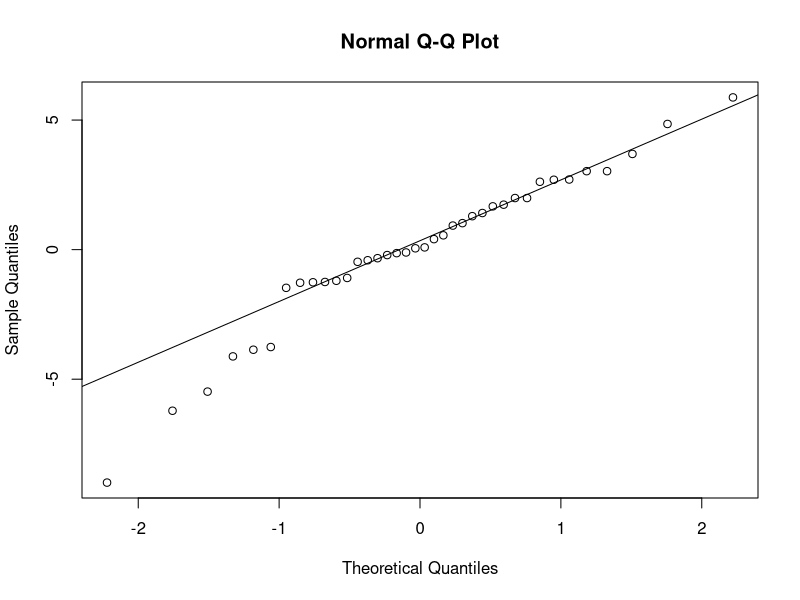
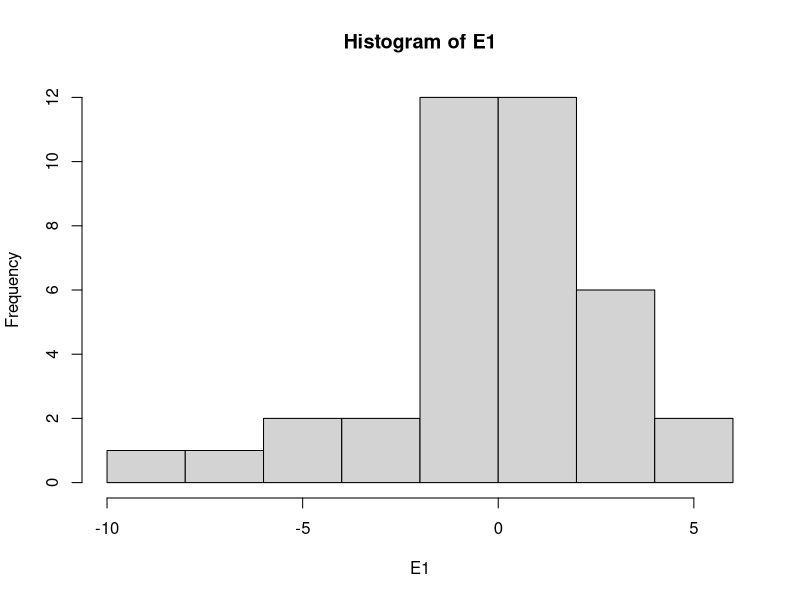
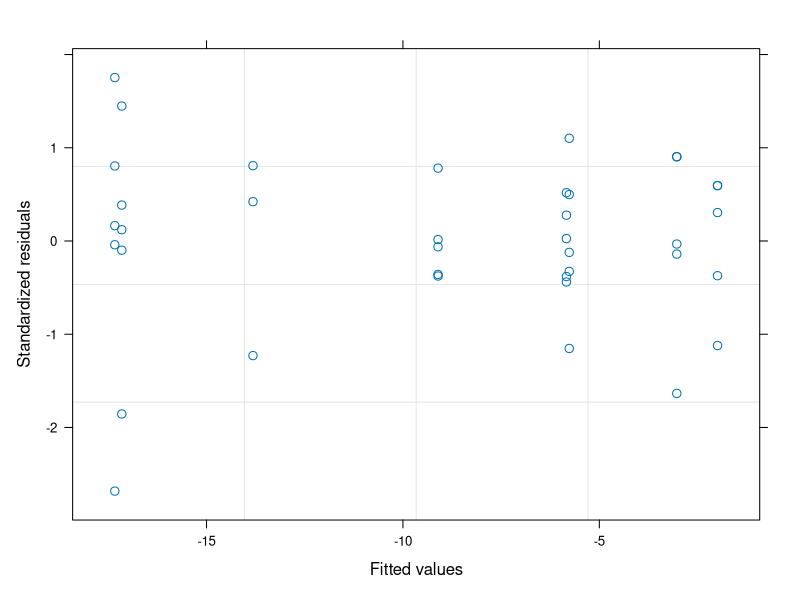

Write R code to recreate these figures, in order. (Note: this script raises an error after producing the figures.)
#Author:  Clay Arango
#Creation date: 10-Feb-19
#Script to analyze NDS data from Summer 2018 WSB work with S. Roley and A. Alexiades

#packages
install.packages("nlme")
install.packages("nortest")
install.packages("dplyr")
install.packages("multcomp")
install.packages("MASS")
install.packages("ggplot2")
library(nlme)
library(nortest)
library(dplyr)
library(multcomp)
library(MASS)
library(ggplot2)

#Load data
wen_summer <- read.table(file="wen_summer.csv", header=T, sep=",")

#set variable
d = wen_summer

#evaluate data to make sure factors are correct
names(d)
unique(d$nutrient) #control, N, NP, NPSi, NSi, P, PSi, Si
unique(d$N) #should be 0 and 1
unique(d$P) #should be 0 and 1
unique(d$Si) #should be 0 and 1
unique(d$top) #should be "sponge" and "glass"
#if need to change, use recode function below. 
d$top<-recode(d$top, "cellulose" ="sponge")
str(d)

#convert N and P vand Si alues (0 or 1 for absence or presence) to factors
d$N<-as.factor(d$N)
d$P<-as.factor(d$P)
d$Si<-as.factor(d$Si)
str(d)

#subset data into gpp and cr response
d.cr = subset(d, top=="sponge", data=d)
d.gpp = subset(d, top=="glass", data=d)

#calculate nrr for cr
x = aggregate(d.cr[,8], list(d.cr$nutrient), mean, na.rm=T)
x
d.cr$cr.nrr = d.cr$cr.area/-5.765683 #is there a prettier way to do this?

#calculate nrr for gpp
x = aggregate(d.gpp[,9], list(d.gpp$nutrient), mean, na.rm=T)
x
d.gpp$gpp.nrr = d.gpp$gpp.area/0.6824351 #is there a prettier way to do this?

############################################################
#analyze RESPIRATION data
############################################################

M1<-gls(cr.area~N*P*Si, data=d.cr, na.action=na.omit)
E1<-residuals(M1)
qqnorm(E1)
qqline(E1)
ad.test(E1)
   #residuals are ok
hist(E1)  
plot(M1)

plot(filter(d.cr, !is.na(cr.area)) %>% dplyr::select(nutrient), 
     E1, xlab="nutrient", ylab="Residuals")
bartlett.test(cr.area~nutrient, data=d.cr)
   #variance test OK

anova(M1)
  
x <- group_by(d.cr, nutrient) %>%  # Grouping function causes subsequent functions to aggregate by season and reach
  summarize(cr.mean = abs(mean(cr.area, na.rm = TRUE)), # na.rm = TRUE to remove missing values
            cr.sd=abs(sd(cr.area, na.rm = TRUE)),  # na.rm = TRUE to remove missing values
            n = sum(!is.na(cr.area)), # of observations, excluding NAs. 
            cr.se=cr.sd/sqrt(n))

ggplot(data=x, aes(x=nutrient, y=cr.mean)) + 
  geom_bar(stat="identity", position=position_dodge(), color = "black") + 
  geom_errorbar(aes(ymin=cr.mean, ymax=cr.mean+cr.se), width=0.2, 
                position=position_dodge(0.9)) + 
  xlab("Nutrient") +
  ylab(expression(Respiration~(ug~O[2]~m^{-2}~h^{-1}))) +
  ylim(0,20) +
  labs(fill="Light") +
  theme_bw() +
  theme(panel.grid.major=element_blank(),
        panel.grid.minor=element_blank(),
        legend.title=element_text(size=6),
        legend.key=element_blank(), 
        legend.position=c(0.5,0.95), 
        legend.text=element_text(size=8), 
        legend.background=element_blank(), 
        legend.direction="horizontal", 
        legend.key.size=unit(0.3, "cm"), 
        axis.title.y=element_text(size=8), 
        axis.title.x=element_text(size=8), 
        axis.text.x=element_text(size=8))

#ggsave('output/figures/Wen_summer.tiff',
#       units="in",
#       width=3.25,
#       height=3.25,
#       dpi=1200,
#       compression="lzw")

############################################################
#analyze the PRODUCTION data
############################################################

M1<-gls(gpp.area~N*P*Si, data=d.gpp, na.action=na.omit) 
E1<-residuals(M1)
qqnorm(E1)
qqline(E1)
ad.test(E1)
   #residuals are not normal, these need to be fixed

hist(E1, xlab="residuals", main="")
plot(M1)

plot(filter(d.gpp, !is.na(gpp.area)) %>% dplyr::select(nutrient), 
     E1, xlab="nutrient", ylab="Residuals")
bartlett.test(gpp.area~nutrient, data=d.gpp)
   #not OK, check N outlier

anova(M1)
  #N, P+Si co-limitation

x <- group_by(d.gpp, nutrient) %>%  # Grouping function causes subsequent functions to aggregate by season and reach
  summarize(gpp.mean = abs(mean(gpp.area, na.rm = TRUE)), # na.rm = TRUE to remove missing values
            gpp.sd=abs(sd(gpp.area, na.rm = TRUE)),  # na.rm = TRUE to remove missing values
            n = sum(!is.na(gpp.area)), # of observations, excluding NAs. 
            gpp.se=gpp.sd/sqrt(n))

ggplot(data=x, aes(x=nutrient, y=gpp.mean)) + 
  geom_bar(stat="identity", position=position_dodge(), color = "black") + 
  geom_errorbar(aes(ymin=gpp.mean, ymax=gpp.mean+gpp.se), width=0.2, 
                position=position_dodge(0.9)) + 
  xlab("Nutrient") +
  ylab(expression(Production~(ug~O[2]~m^{-2}~h^{-1}))) +
  labs(fill="Light") +
  theme_bw() +
  theme(panel.grid.major=element_blank(),
        panel.grid.minor=element_blank(), 
        legend.title=element_text(size=6), 
        legend.key=element_blank(),  
        legend.position=c(0.5,0.95),  
        legend.text=element_text(size=8),  
        legend.background=element_blank(),  
        legend.direction="horizontal",  
        legend.key.size=unit(0.3, "cm"),  
        axis.title.y=element_text(size=8),  
        axis.title.x=element_text(size=8),  
        axis.text.x=element_text(size=8))

#ggsave('output/figures/gppByNutrient.tiff',
#       units="in",
#       width=3.25,
#       height=3.25,
#       dpi=1200,
#       compression="lzw")


#BELOW HERE IS NOT EDITED





############################################################
#analyze the CHL-A biomass on disks

M1<-gls(chla~N*P*light, data=roza_sum.chla, na.action=na.omit)
E1<-residuals(M1)
qqnorm(E1)
qqline(E1)
ad.test(E1)
  #residuals look bad (p=0.001)
hist(E1)
plot(M1)

vf1 = varIdent(form = ~ 1|N*P)
vf2 = varIdent(form = ~ 1|light)
vf3 = varIdent(form = ~ 1|N*P*light)
vf4 = varPower(form = ~ fitted(.)) 
vf5 = varExp(form = ~ fitted(.))
vf6 = varConstPower(form = ~ fitted(.))
vf7 = varExp(form = ~ fitted(.)|nutrient)

M2<-gls(chla~N*P*light, data=roza_sum.chla, na.action=na.omit, weights=vf1)
M3<-gls(chla~N*P*light, data=roza_sum.chla, na.action=na.omit, weights=vf2)
M4<-gls(chla~N*P*light, data=roza_sum.chla, na.action=na.omit, weights=vf3)
M5<-gls(chla~N*P*light, data=roza_sum.chla, na.action=na.omit, weights=vf4)
M6<-gls(chla~N*P*light, data=roza_sum.chla, na.action=na.omit, weights=vf5)
M7<-gls(chla~N*P*light, data=roza_sum.chla, na.action=na.omit, weights=vf6)
M8<-gls(chla~N*P*light, data=roza_sum.chla, na.action=na.omit, weights=vf7)

anova(M1,M2,M3,M4,M5,M6,M7,M8)

#M3 is best on AIC

E3<-residuals(M3)
qqnorm(E3)
qqline(E3)
ad.test(E3)
#residuals are not normal (p=0.001)
hist(E3, xlab="residuals", main="")
plot(M3)
  #hist and plot look good

plot(filter(roza_sum.chla, !is.na(chla)) %>% dplyr::select(light), 
     E3, xlab="light", ylab="Residuals")
bartlett.test(chla~light, data=roza_sum.chla)

plot(filter(roza_sum.chla, !is.na(chla)) %>% dplyr::select(nutrient), 
     E3, xlab="nutrient", ylab="Residuals")
bartlett.test(chla~nutrient, data=roza_sum.chla)

anova(M3)

#light is significant and N and P separately interact with light

x<-roza_sum.chla[complete.cases(roza_sum.chla$chla),]

with(x, 
     interaction.plot(nutrient,light,chla, 
                      ylim=c(0,1.5),lty=c(1,12),lwd=2,ylab="Chlorophyll a", 
                      xlab="Nutrient", trace.label="Light"))

x <- group_by(roza_sum.chla, nutrient, light) %>%  # Grouping function causes subsequent functions to aggregate by season and reach
  summarize(chla.mean = mean(chla, na.rm = TRUE), # na.rm = TRUE to remove missing values
            chla.sd=sd(chla, na.rm = TRUE),  # na.rm = TRUE to remove missing values
            n = sum(!is.na(chla)), # of observations, excluding NAs. 
            chla.se=chla.sd/sqrt(n))

ggplot(data=x, 
       aes(x=nutrient, y=chla.mean, fill=light)) + 
  geom_bar(stat="identity", position=position_dodge(), color = "black") + 
  geom_errorbar(aes(ymin=chla.mean, ymax=chla.mean+chla.se), width=0.2, 
                position=position_dodge(0.9)) + 
  scale_fill_manual(values=c("white","black")) +
  xlab("Nutrient") +
  ylab(expression(Chlorophyll~a~(ug~cm^{-2}))) +
  ylim(0,1.7) +
  labs(fill="Light") +
  theme_bw() +
  theme(panel.grid.major=element_blank(), 
        panel.grid.minor=element_blank(), 
        legend.title=element_text(size=6), 
        legend.key=element_blank(), 
        legend.position=c(0.5,0.95), 
        legend.text=element_text(size=8), 
        legend.background=element_blank(), 
        legend.direction="horizontal", 
        legend.key.size=unit(0.3, "cm"), 
        axis.title.y=element_text(size=8), 
        axis.title.x=element_text(size=8), 
        axis.text.x=element_text(size=8))

ggsave('output/figures/chlaByNutrientLight.tiff',
       units="in",
       width=3.25,
       height=3.25,
       dpi=1200,
       compression="lzw")



############################################################
############################################################
#calculate nrr mean and standard error
x1 <- group_by(roza_sum, nutrient, light) %>%  # Grouping function causes subsequent functions to aggregate by season and reach
  summarize(chla.nrr.mean = mean(chla.nrr, na.rm = TRUE), # na.rm = TRUE to remove missing values
            chla.nrr.sd=sd(chla.nrr, na.rm = TRUE),  # na.rm = TRUE to remove missing values
            chla.n = sum(!is.na(chla.nrr)), # of observations, excluding NAs. 
            chla.nrr.se=chla.nrr.sd/sqrt(chla.n))


x2 <- group_by(roza_sum, nutrient, light) %>%  # Grouping function causes subsequent functions to aggregate by season and reach
  summarize(gpp.nrr.mean = mean(gpp.nrr, na.rm = TRUE), # na.rm = TRUE to remove missing values
            gpp.nrr.sd=sd(gpp.nrr, na.rm = TRUE),  # na.rm = TRUE to remove missing values
            gpp.n = sum(!is.na(gpp.nrr)), # of observations, excluding NAs. 
            gpp.nrr.se=gpp.nrr.sd/sqrt(gpp.n))

x3 <- group_by(roza_sum, nutrient, light) %>%  # Grouping function causes subsequent functions to aggregate by season and reach
  summarize(cr.nrr.mean = mean(cr.nrr, na.rm = TRUE), # na.rm = TRUE to remove missing values
            cr.nrr.sd=sd(cr.nrr, na.rm = TRUE),  # na.rm = TRUE to remove missing values
            cr.n = sum(!is.na(cr.nrr)), # of observations, excluding NAs. 
            cr.nrr.se=cr.nrr.sd/sqrt(cr.n))

roza_sum.nrr<-cbind(x1,x2,x3)
roza_sum.nrr <- roza_sum.nrr[, !duplicated(colnames(roza_sum.nrr))]
write.csv(roza_sum.nrr, "roza_sum.nrr.csv")
